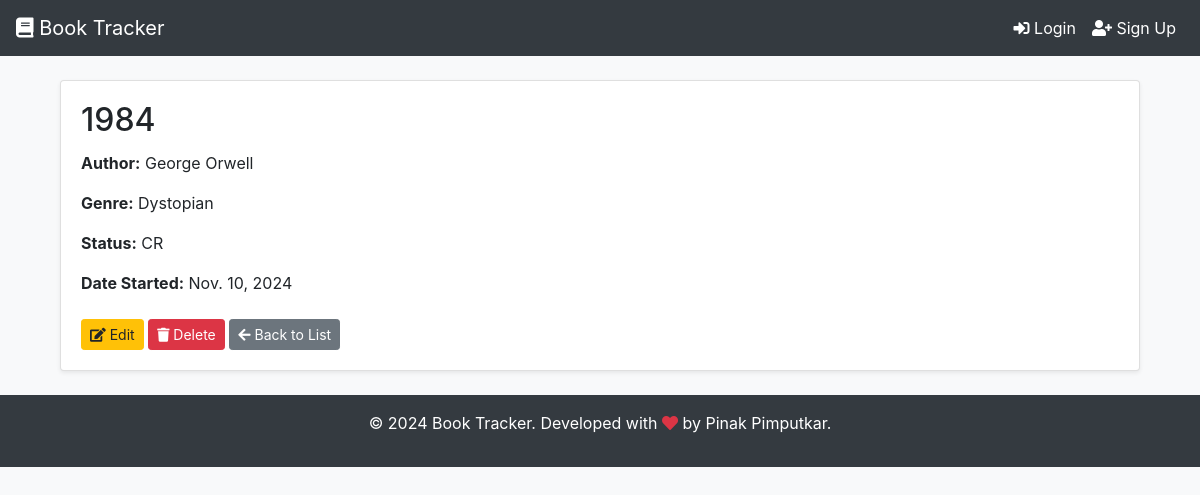
/book/2/, run on the app's committed database.
### books/models.py (models this page shows)
class Book(models.Model):
    STATUS_CHOICES = [
        ('R', 'Read'),
        ('CR', 'Currently Reading'),
        ('WR', 'Want to Read'),
    ]
    title = models.CharField(max_length=200)
    author = models.CharField(max_length=200)
    genre = models.CharField(max_length=100)
    status = models.CharField(max_length=2, choices=STATUS_CHOICES, default='WR')
    date_added = models.DateTimeField(auto_now_add=True)
    date_started = models.DateField(null=True, blank=True)
    date_finished = models.DateField(null=True, blank=True)
    progress = models.CharField(max_length=100, blank=True, null=True, help_text="E.g., '50% completed' or 'Chapter 5 of 20'")
    favorited_by = models.ManyToManyField(User, related_name="favorite_books", blank=True)

### books/views.py (the view)
# urls.py: path('book/<int:id>/', book_detail, name='book_detail'),
def book_detail(request, id):
    try:
        book = Book.objects.get(id=id)
    except Book.DoesNotExist:
        messages.error(request, "The book you're looking for does not exist.")
        return redirect('book_list')
    return render(request, 'book_detail.html', {'book': book})

### templates/book_detail.html (shortened to what this page needs)
{% extends 'base.html' %}
{% block content %}
<div class="container mt-4">
    <div class="card shadow-sm">
        <div class="card-body">
            <h2 class="card-title">{{ book.title }}</h2>
            <p class="card-text"><strong>Author:</strong> {{ book.author }}</p>
            <p class="card-text"><strong>Genre:</strong> {{ book.genre }}</p>
            <p class="card-text"><strong>Status:</strong> {{ book.status }}</p>
            {% if book.date_started %}
                <p class="card-text"><strong>Date Started:</strong> {{ book.date_started }}</p>
            {% endif %}
            <div class="mt-4">
                <a href="{% url 'edit_book' book.id %}" class="btn btn-warning btn-sm"><i class="fas fa-edit"></i> Edit</a>
                <a href="{% url 'delete_book' book.id %}" class="btn btn-danger btn-sm"><i class="fas fa-trash"></i> Delete</a>
                <a href="{% url 'book_list' %}" class="btn btn-secondary btn-sm"><i class="fas fa-arrow-left"></i> Back to List</a>
            </div>
        </div>
    </div>
</div>
{% endblock %}

### templates/base.html (style rules this page uses)
body { background-color: #f8f9fa; }

### data on the page
Book: title "1984", author "George Orwell", genre "Dystopian", status "CR", date_started "Nov. 10, 2024"
